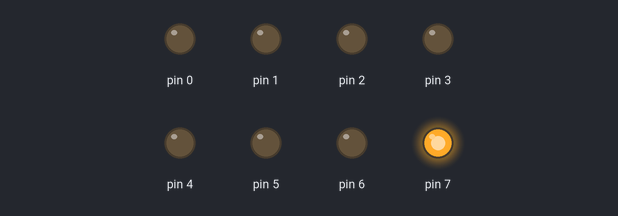
Simulated run of this sketch. Board: Arduino Uno, built with avr-gcc and run on an emulated ATmega328P. On the bench: output pins drawn as LEDs (lit = HIGH).

Above: at 0.05 s.
At 0.35 s:
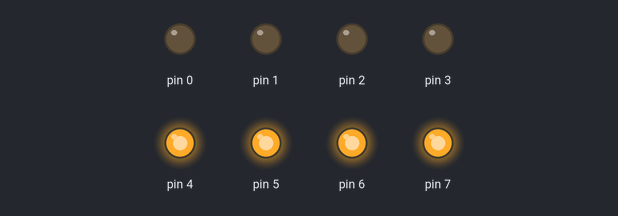
At 0.75 s:
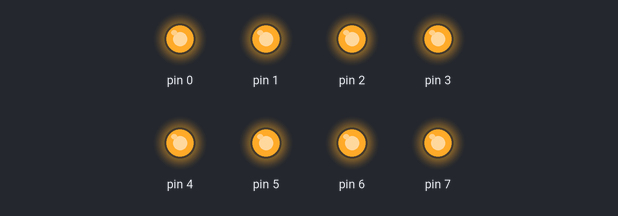
At 1.46 s:
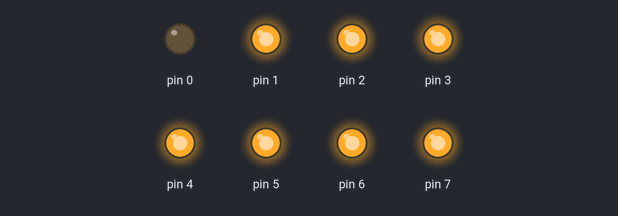
At 2.17 s:
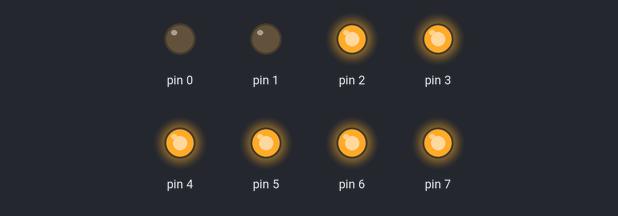
At 2.88 s:
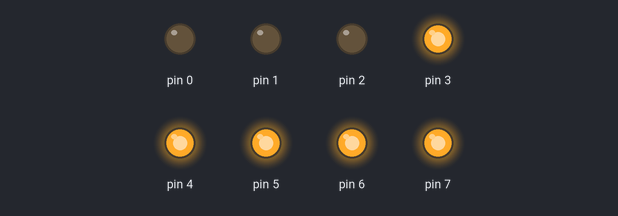
Timing chart, 0 to 3.2 s (numbered marks = the images above):
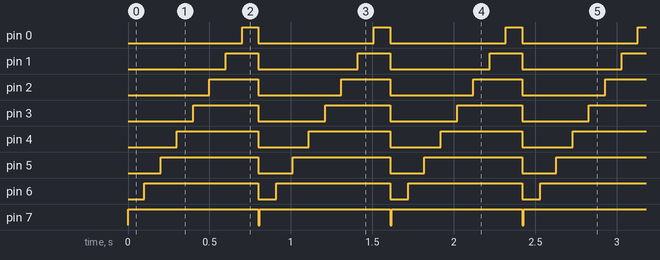

Measured:
- by itself, pin 0: alternates HIGH for 0.10 s and LOW for 0.71 s
- by itself, pin 1: alternates HIGH for 0.20 s and LOW for 0.61 s
- by itself, pin 2: alternates HIGH for 0.30 s and LOW for 0.51 s
- by itself, pin 3: alternates HIGH for 0.40 s and LOW for 0.41 s
- by itself, pin 4: alternates HIGH for 0.50 s and LOW for 0.31 s
- by itself, pin 5: alternates HIGH for 0.60 s and LOW for 0.21 s
- by itself, pin 6: alternates HIGH for 0.70 s and LOW for 0.11 s
- by itself, pin 7: alternates HIGH for 0.80 s and LOW for 0.01 s

The sketch:

functions-ledpattern.ino
```cpp
/*
   written by Ahmed khairy
   on moday 9/9/2019
   using arduino uno
   functions and pattern
*/
#include <avr/io.h>
#include <util/delay.h>

void pattern(uint8_t oneByte)
{
  PORTD |= oneByte;
  _delay_ms(100);
}

int main(void)
{
  DDRD = 0xff;
  PORTD = 0x00;
  while (1)
  {
    pattern(0b10000000);
    pattern(0b01000000);
    pattern(0b00100000);
    pattern(0b00010000);
    pattern(0b00001000);
    pattern(0b00000100);
    pattern(0b00000010);
    pattern(0b00000001);
    PORTD = 0;
    _delay_ms(10);
  }
  return (0);
}
```
